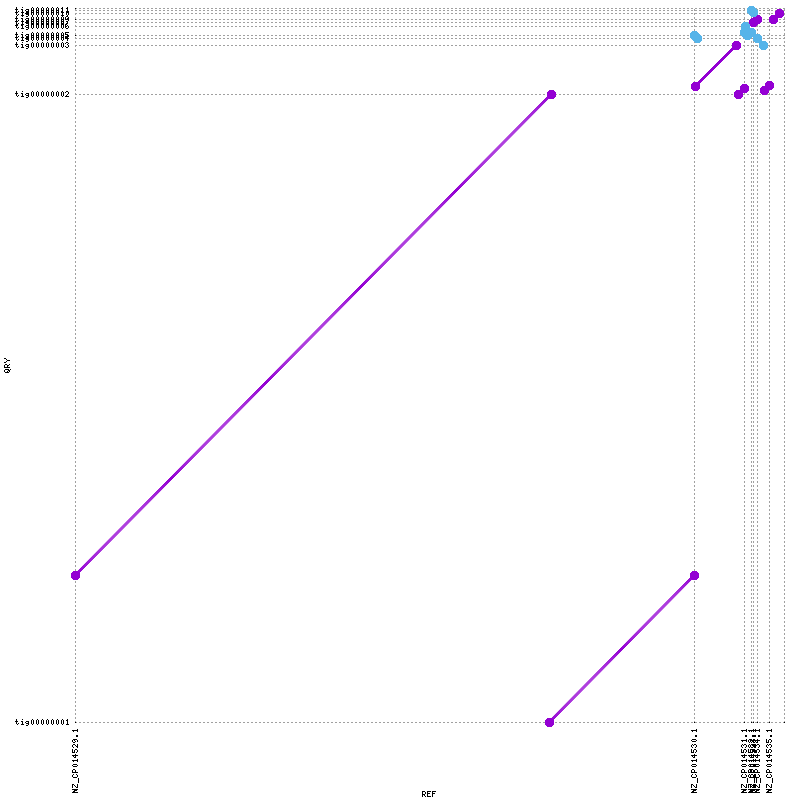

The gnuplot source for this figure:
set terminal png tiny size 800,800
set output "/home/dich3309/rnaseq-tnseq-enterococcus-analysis/analyses/03_assembly_evaluation/mummer/filter_rq/canu_pacbio/canu_pacbio_plot.png"
set xtics rotate ( \
 "NZ_CP014529.1" 1.0, \
 "NZ_CP014530.1" 2765010.0, \
 "NZ_CP014531.1" 2988697.0, \
 "NZ_CP014532.1" 3021119.0, \
 "NZ_CP014533.1" 3030428.0, \
 "NZ_CP014534.1" 3047681.0, \
 "NZ_CP014535.1" 3102847.0, \
 "" 3168410 \
)
set ytics ( \
 "tig00000001" 1.0, \
 "tig00000002" 2775137.0, \
 "tig00000003" 2993706.0, \
 "tig00000004" 3022584.0, \
 "tig00000005" 3037317.0, \
 "tig00000006" 3077329.0, \
 "tig00000007" 3092345.0, \
 "tig00000009" 3108466.0, \
 "tig00000010" 3133297.0, \
 "tig00000011" 3148751.0, \
 "" 3155801 \
)
set size 1,1
set grid
unset key
set border 0
set tics scale 0
set xlabel "REF"
set ylabel "QRY"
set format "%.0f"
set mouse format "%.0f"
set mouse mouseformat "[%.0f, %.0f]"
set xrange [1:3168410]
set yrange [1:3155801]
set style line 1  lt 1 lw 3 pt 6 ps 1
set style line 2  lt 3 lw 3 pt 6 ps 1
set style line 3  lt 2 lw 3 pt 6 ps 1
plot \
 "/home/dich3309/rnaseq-tnseq-enterococcus-analysis/analyses/03_assembly_evaluation/mummer/filter_rq/canu_pacbio/canu_pacbio_plot.fplot" title "FWD" w lp ls 1, \
 "/home/dich3309/rnaseq-tnseq-enterococcus-analysis/analyses/03_assembly_evaluation/mummer/filter_rq/canu_pacbio/canu_pacbio_plot.rplot" title "REV" w lp ls 2
